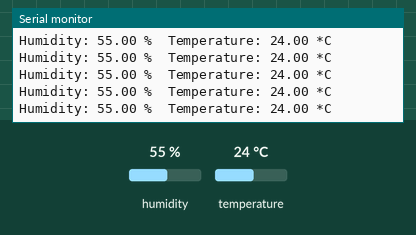
Recording of a sketch running on a simulated Arduino Uno, built with avr-gcc and run on an emulated ATmega328P. Parts: the last lines printed to the serial monitor. The test bench sets the inputs (shaded band); at power-on: humidity 55 %, temperature 24 °C.

Above: at 2.8 s.
2.9 s: humidity set to 22 %
At 4.25 s:
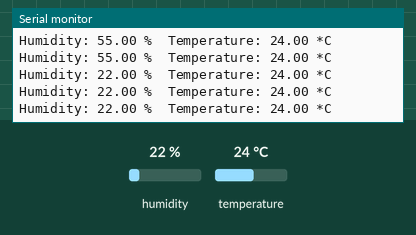
8.9 s: temperature set to 12 °C
At 10.39 s:
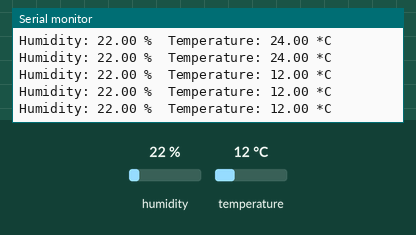
14.9 s: humidity set to 40 %
At 16.53 s:
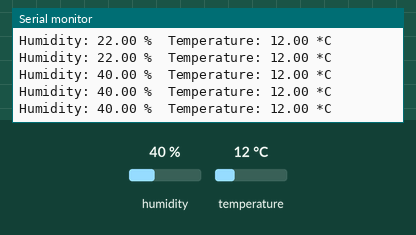
Timing chart, 0 to 18.0 s (numbered marks = the images above; inputs shaded):
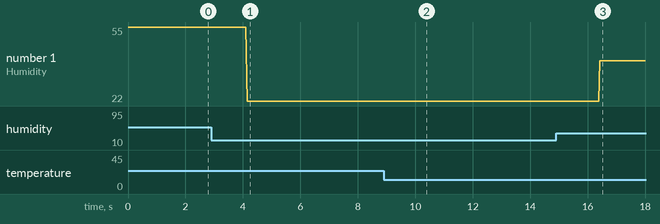

Measured:
- after the input at 2.9 s, the serial monitor: prints a new line after 1.2 s (image 1)
- after the input at 8.9 s, the serial monitor: prints a new line after 1.4 s (image 2)
- after the input at 14.9 s, the serial monitor: prints a new line after 1.5 s (image 3)
- plotted number 1: 55 → 22 after the input at 2.9 s, 22 → 40 after the input at 14.9 s

The sketch:

Humidity_Temp.ino
```cpp
// Example testing sketch for various DHT humidity/temperature sensors
// Written by ladyada, public domain

#include "DHT.h"

#define DHTPIN 5     // what pin we're connected to

// Uncomment whatever type you're using!
//#define DHTTYPE DHT11   // DHT 11
#define DHTTYPE DHT22   // DHT 22  (AM2302)
//#define DHTTYPE DHT21   // DHT 21 (AM2301)

DHT dht(DHTPIN, DHTTYPE);

void setup() {
  Serial.begin(9600);
  Serial.println("DHT test");

  dht.begin();
}

void loop() {
  // Reading temperature or humidity takes about 250 milliseconds!
  // Sensor readings may also be up to 2 seconds 'old' (its a very slow sensor)
  float h = dht.readHumidity();
  float t = dht.readTemperature();

  // check if returns are valid, if they are NaN (not a number) then something went wrong!
  if (isnan(t) || isnan(h)) {
    Serial.println("Failed to read from DHT");
  } else {
    Serial.print("Humidity: ");
    Serial.print(h);
    Serial.print(" %\t");
    Serial.print("Temperature: ");
    Serial.print(t);
    Serial.println(" *C");
  }
}
```
